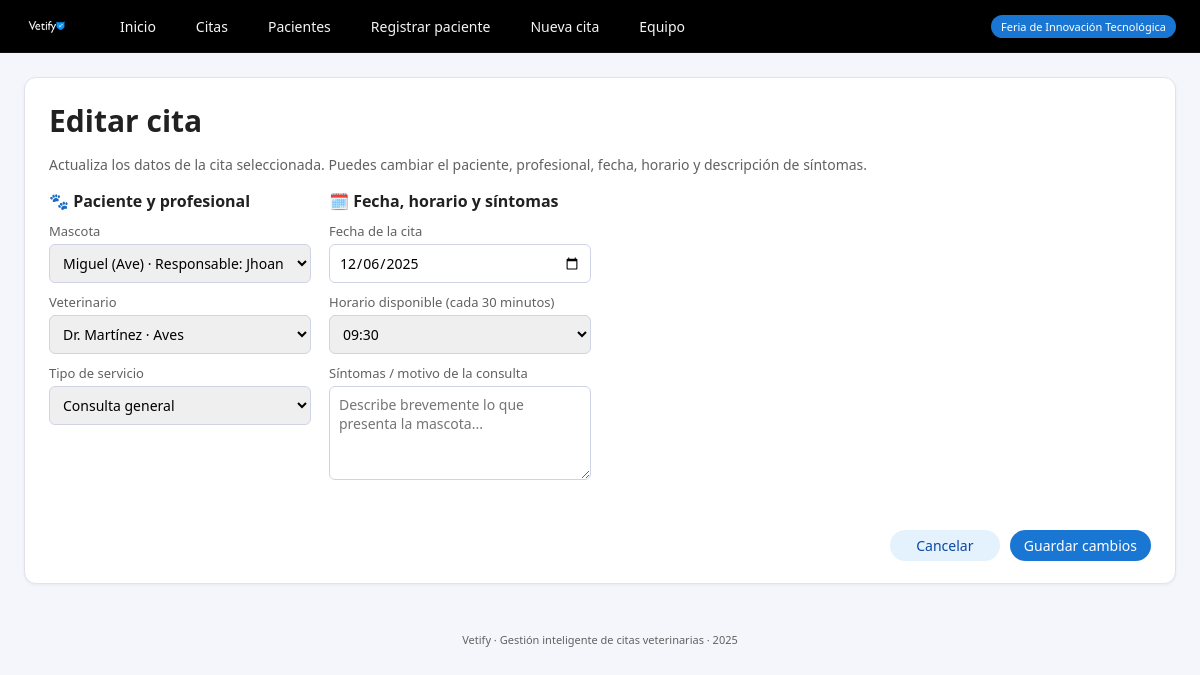
Page /cita/1/editar on the committed database.
### tables this page shows
CREATE TABLE citas (
        id INTEGER PRIMARY KEY AUTOINCREMENT,
        mascota_id INTEGER NOT NULL,
        vet_id INTEGER NOT NULL,
        fecha_hora TEXT NOT NULL,
        tipo_servicio TEXT NOT NULL,
        sintomas TEXT,
        urgencia TEXT,
        estado TEXT NOT NULL DEFAULT 'pendiente',
        FOREIGN KEY (mascota_id) REFERENCES mascotas(id),
        FOREIGN KEY (vet_id) REFERENCES veterinarios(id)
    );

CREATE TABLE mascotas (
        id INTEGER PRIMARY KEY AUTOINCREMENT,
        nombre TEXT NOT NULL,
        tipo TEXT NOT NULL,
        raza TEXT,
        edad INTEGER,
        peso REAL,
        dueno_id INTEGER NOT NULL,
        FOREIGN KEY (dueno_id) REFERENCES duenos(id)
    );

CREATE TABLE veterinarios (
        id INTEGER PRIMARY KEY AUTOINCREMENT,
        nombre TEXT NOT NULL,
        especialidad TEXT NOT NULL,
        telefono TEXT NOT NULL
    );

### app.py (the view, shortened to what this page needs)
@app.route("/cita/<int:cita_id>/editar", methods=["GET", "POST"])
def cita_editar(cita_id: int):
    cita = obtener_cita_cruda(cita_id)
    if not cita:
        flash("La cita seleccionada no existe.", "error")
        return redirect(url_for("citas"))
    mascotas = listar_mascotas()
    vets = listar_veterinarios()
    dt = datetime.fromisoformat(cita["fecha_hora"])
    fecha_cita = dt.date().isoformat()
    hora_cita = dt.time().strftime("%H:%M")
    return render_template(
        "cita_editar.html",
        cita=cita,
        mascotas=mascotas,
        vets=vets,
        fecha_cita=fecha_cita,
        hora_cita=hora_cita
    )

### db.py (called while the page is built)
def get_connection():
    conn = sqlite3.connect(DB_NAME)
    conn.row_factory = sqlite3.Row  # acceder por nombre de columna
    return conn

### services.py (called while the page is built)
def listar_mascotas():
    conn = get_connection()
    cur = conn.cursor()
    cur.execute("""
        SELECT m.id, m.nombre, m.tipo, d.nombre AS dueno
        FROM mascotas m
        JOIN duenos d ON m.dueno_id = d.id
        ORDER BY m.nombre;
    """)
    filas = cur.fetchall()
    conn.close()
    return filas

def listar_veterinarios():
    conn = get_connection()
    cur = conn.cursor()
    cur.execute("""
        SELECT id, nombre, especialidad, telefono
        FROM veterinarios
        ORDER BY nombre;
    """)
    filas = cur.fetchall()
    conn.close()
    return filas

def obtener_cita_cruda(cita_id: int):
    conn = get_connection()
    cur = conn.cursor()
    cur.execute("""
        SELECT id,
               mascota_id,
               vet_id,
               fecha_hora,
               tipo_servicio,
               sintomas,
               urgencia,
               estado
        FROM citas
        WHERE id = ?;
    """, (cita_id,))
    fila = cur.fetchone()
    conn.close()
    return fila

### templates/cita_editar.html (shortened to what this page needs)
{% extends "base.html" %}
{% block content %}
<div class="card form-card">
    <h1>Editar cita</h1>
    <p class="form-sub">
        Actualiza los datos de la cita seleccionada. Puedes cambiar el paciente, profesional,
        fecha, horario y descripción de síntomas.
    </p>
    <form method="post" action="{{ url_for('cita_editar', cita_id=cita['id']) }}">
        <div class="form-grid">
            <section>
                <h2>🐾 Paciente y profesional</h2>
                <label>
                    <span>Mascota</span>
                    <select name="mascota_id" required>
                        {% for m in mascotas %}
                        <option value="{{ m['id'] }}"
                                {% if m['id'] == cita['mascota_id'] %}selected{% endif %}>
                            {{ m['nombre'] }} ({{ m['tipo'] }}) · Responsable: {{ m['dueno'] }}
                        </option>
                        {% endfor %}
                    </select>
                </label>
                <label>
                    <span>Veterinario</span>
                    <select name="vet_id" required>
                        {% for v in vets %}
                        <option value="{{ v['id'] }}"
                                {% if v['id'] == cita['vet_id'] %}selected{% endif %}>
                            {{ v['nombre'] }} · {{ v['especialidad'] }}
                        </option>
                        {% endfor %}
                    </select>
                </label>
                <label>
                    <span>Tipo de servicio</span>
                    <select name="tipo_servicio">
                        {% set ts = cita['tipo_servicio'] %}
                        <option value="Consulta" {% if ts == 'Consulta' %}selected{% endif %}>Consulta general</option>
                    </select>
                </label>
            </section>
            <section>
                <h2>🗓️ Fecha, horario y síntomas</h2>
                <label>
                    <span>Fecha de la cita</span>
                    <input type="date" name="fecha_cita" value="{{ fecha_cita }}" required>
                </label>
                <label>
                    <span>Horario disponible (cada 30 minutos)</span>
                    <select name="hora_cita" required>
                        <optgroup label="Mañana (07:00 - 11:30)">
                            {% for h in ['07:00','07:30','08:00','08:30','09:00','09:30','10:00','10:30','11:00','11:30'] %}
                            <option value="{{ h }}" {% if h == hora_cita %}selected{% endif %}>{{ h }}</option>
                            {% endfor %}
                        </optgroup>
                    </select>
                </label>
                <label>
                    <span>Síntomas / motivo de la consulta</span>
                    <textarea name="sintomas" rows="4"
                              placeholder="Describe brevemente lo que presenta la mascota...">{{ cita['sintomas'] }}</textarea>
                </label>
            </section>
            <div class="form-actions">
                <a href="{{ url_for('cita_detalle', cita_id=cita['id']) }}" class="btn btn-secondary">Cancelar</a>
                <button type="submit" class="btn btn-primary">Guardar cambios</button>
            </div>
        </div>
    </form>
</div>
{% endblock %}

### static/css/styles.css (style rules this page uses)
:root { --primary: #1976D2; --primary-dark: #0D47A1; --accent: #FFC107; --bg: #F4F6FB; --card-bg: #FFFFFF; --text-main: #212121; --text-soft: #616161; --border-soft: #E0E3EF; --danger: #C62828; --warning: #F9A825; --success: #2E7D32; }
* { box-sizing: border-box; font-family: "Segoe UI", system-ui, sans-serif; }
body { margin: 0; background: var(--bg); color: var(--text-main); font-size: 15px; }
.card { background: var(--card-bg); border-radius: 12px; border: 1px solid var(--border-soft); padding: 22px 24px; box-shadow: 0 1px 3px rgba(15, 23, 42, 0.06); }
.btn { display: inline-flex; align-items: center; justify-content: center; font-size: 14px; padding: 6px 14px; border-radius: 999px; border: none; cursor: pointer; text-decoration: none; text-align: center; min-width: 110px; height: auto; font-weight: 500; }
.btn-primary { background: var(--primary); color: #FFFFFF; }
.btn-secondary { background: #E3F2FD; color: var(--primary-dark); }
.form-card h1 { margin-top: 0; margin-bottom: 6px; }
.form-sub { font-size: 14px; color: var(--text-soft); margin-bottom: 16px; }
.form-grid { display: grid; grid-template-columns: repeat(auto-fit, minmax(260px, 1fr)); gap: 18px; align-items: start; }
.form-grid section h2 { margin-top: 0; margin-bottom: 10px; font-size: 16px; display: flex; gap: 6px; align-items: center; }
.form-grid label, .form-vertical label { display: block; font-size: 13px; margin-bottom: 10px; }
.form-grid label span, .form-vertical label span { display: block; margin-bottom: 4px; color: var(--text-soft); }
input[type="text"], input[type="email"], input[type="number"], input[type="date"], input[type="time"], select, textarea { width: 100%; font-size: 14px; padding: 8px 9px; border-radius: 6px; border: 1px solid #CFD3E5; outline: none; }
textarea { resize: vertical; }
.form-actions { grid-column: 1 / -1; margin-top: 18px; display: flex; justify-content: flex-end; align-items: center; gap: 10px; }

### rows in the picture
citas: mascota_id "Miguel (Ave) · Responsable: Jhoan", vet_id "Dr. Martínez · Aves", tipo_servicio "Consulta general"

### other values in the picture
form field hora_cita "09:30"
